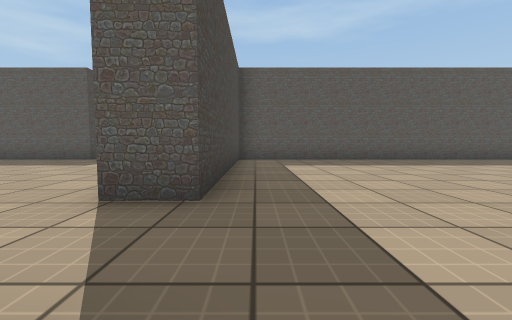
[1] (above)

19 first-person views from a walk through a Unity game level. The camera is 0.58 m above the floor, tilts 4° down and sees 90° across. The floor is counted in squares, 1 m on a side. Each view is taken from the middle of a square. On the plan, view 1 faces up. The plan holds only what a view shows up to about 9 squares ahead; the rest is blank. The player character is not drawn. Door leaves are left out, so doorways stand open. Some surface patterns are stand-ins.

[2]
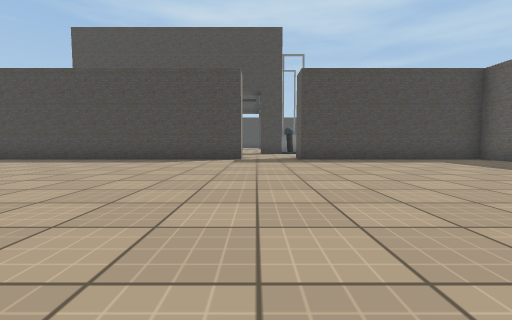

[3]
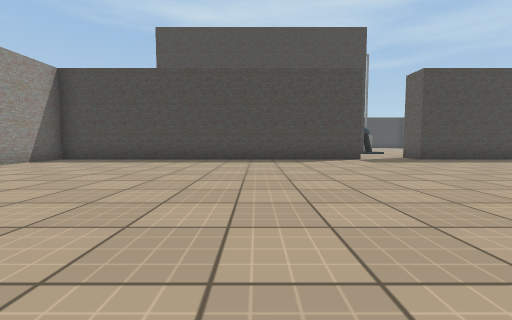

[4]
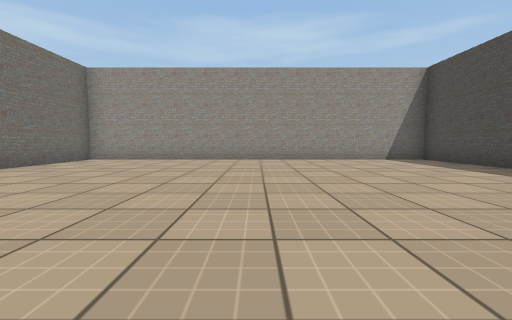

[5]
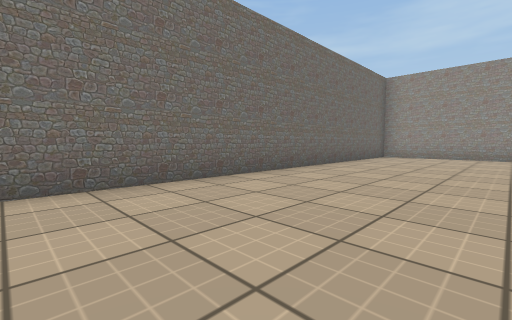

[6]
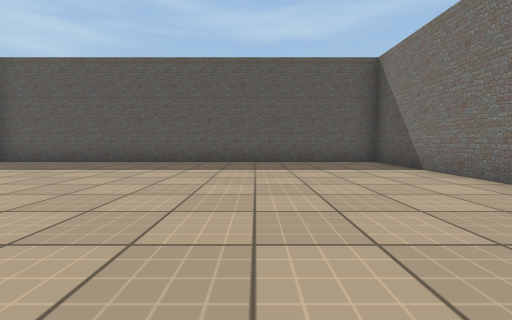

[7]
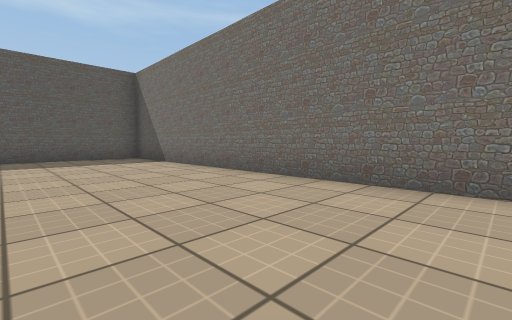

[8]
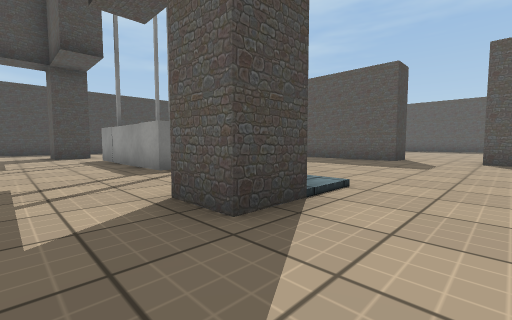

[9]
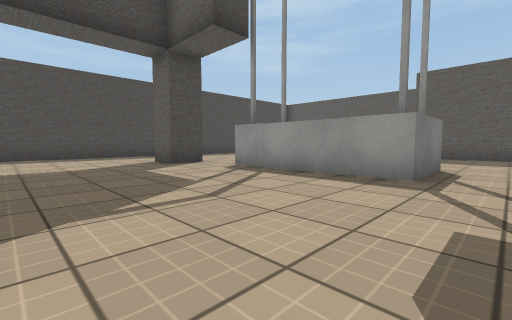

[10]
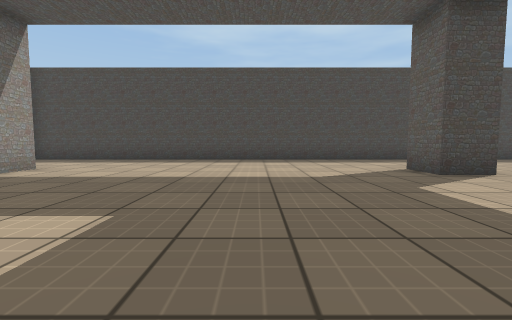

[11]
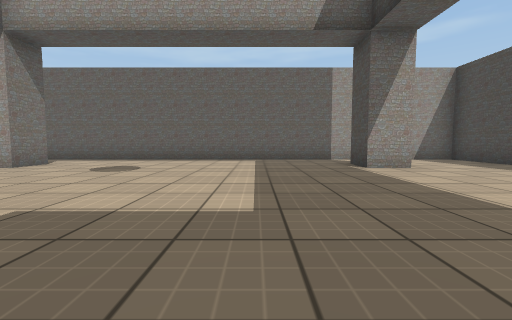

[12]
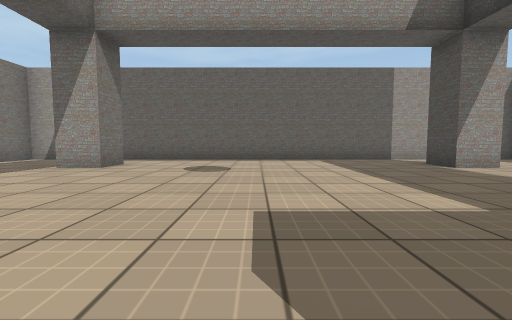

[13]
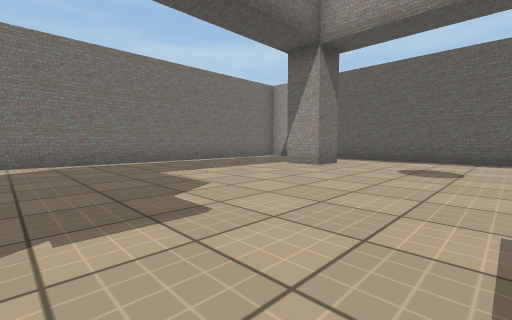

[14]
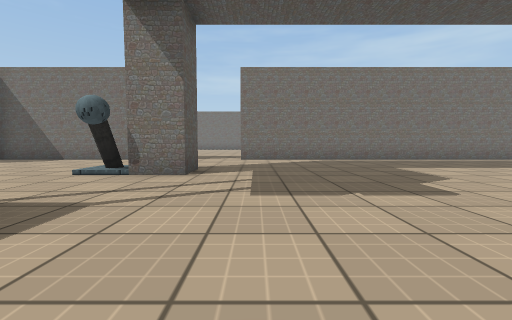

[15]
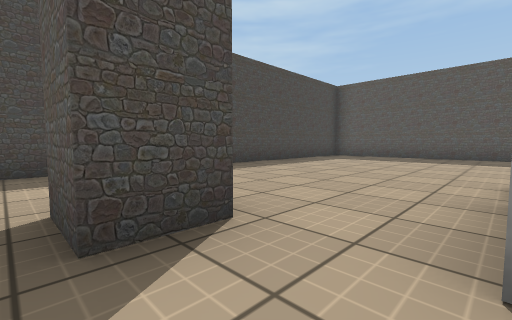

[16]
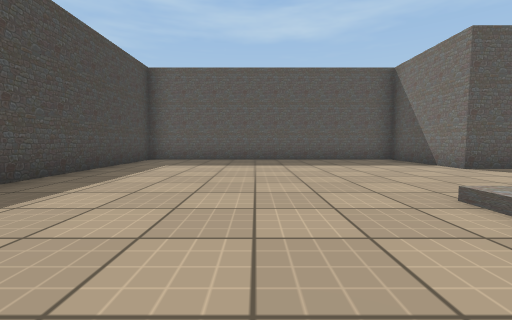

[17]
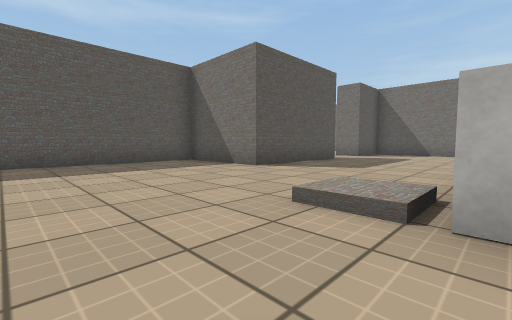

[18]
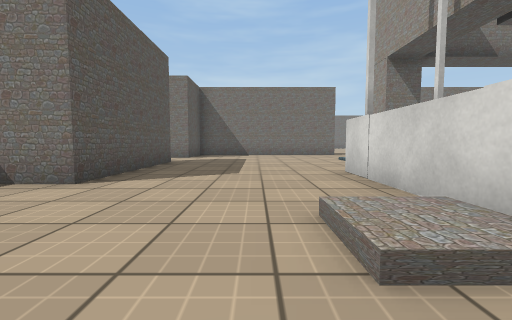

[19]
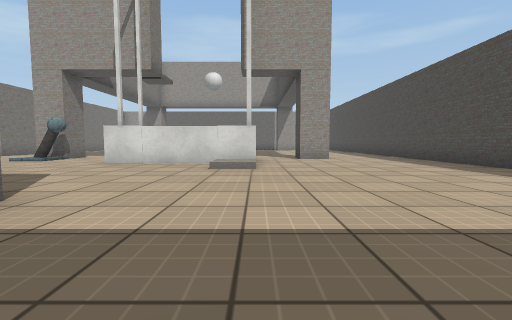

### Floor plan
Points are (right, up) in squares from view 1. A wall is a line through its corners. A room is listed if a view was taken in it or the views show most of it. See-through windows are left out.
Room 1 (views 1, 2, 3, 4, 5, 6, 7)
walls: (-0.6, 0.5) (-0.6, -9.5) (10.5, -9.5) (10.5, 8.5) (-0.6, 8.5) (-0.6, 2.5)
ways out: open door at (0, 1.5) to room 2
Room 2 (views 8, 9, 10, 11, 12, 13, 14, 15, 16, 17, 18, 19)
walls: (-5.5, 1.3) (-5.5, 2.3) (-4.5, 2.3) (-4.5, 1.3) (-5.5, 1.3); (-14.6, 2.3) (-13.5, 2.3) (-13.5, 1.3) (-14.5, 1.3); (-14.6, -6.7) (-13.5, -6.7) (-13.5, -7.8); (-5.5, -7.9) (-5.5, -6.7) (-4.5, -6.7); (-1.6, 4.1) (-1.6, 8.5); (-0.6, 2.5) (-1.6, 2.5); (-5.5, 9.5) (-5.5, 8.5) (-9.5, 8.5) (-9.5, 11.5) (-17.5, 11.5) (-17.5, -9.5) (-4, -9.5); (-2.9, 8.5) (-3.5, 8.5); (-2.4, -9.5) (-1.6, -9.5) (-1.6, 0.5)
ways out: open door at (0, 1.5) to room 1; opening at (-4.5, 9)
objects: other object (-12, 3) to (-8, 4); lever (-5, 3)

Where each view was taken, in squares from view 1:
view 1: 0 up, 0 right, facing up
view 2: 1 up, 8 right, facing left
view 3: 3 down, 8 right, facing left
view 4: 1 down, 5 right, facing down
view 5: 1 up, 7 right, facing down-right
view 6: 1 up, 7 right, facing up
view 7: 1 down, 7 right, facing up-right
view 8: 0 up, 3 left, facing up-left
view 9: 2 down, 7 left, facing up-left
view 10: 2 down, 9 left, facing left
view 11: 1 down, 11 left, facing down
view 12: 1 down, 9 left, facing down
view 13: 1 down, 9 left, facing down-right
view 14: 0 up, 10 left, facing right
view 15: 1 up, 12 left, facing up-left
view 16: 3 up, 14 left, facing up
view 17: 4 up, 14 left, facing up-right
view 18: 6 up, 13 left, facing right
view 19: 11 up, 12 left, facing down
